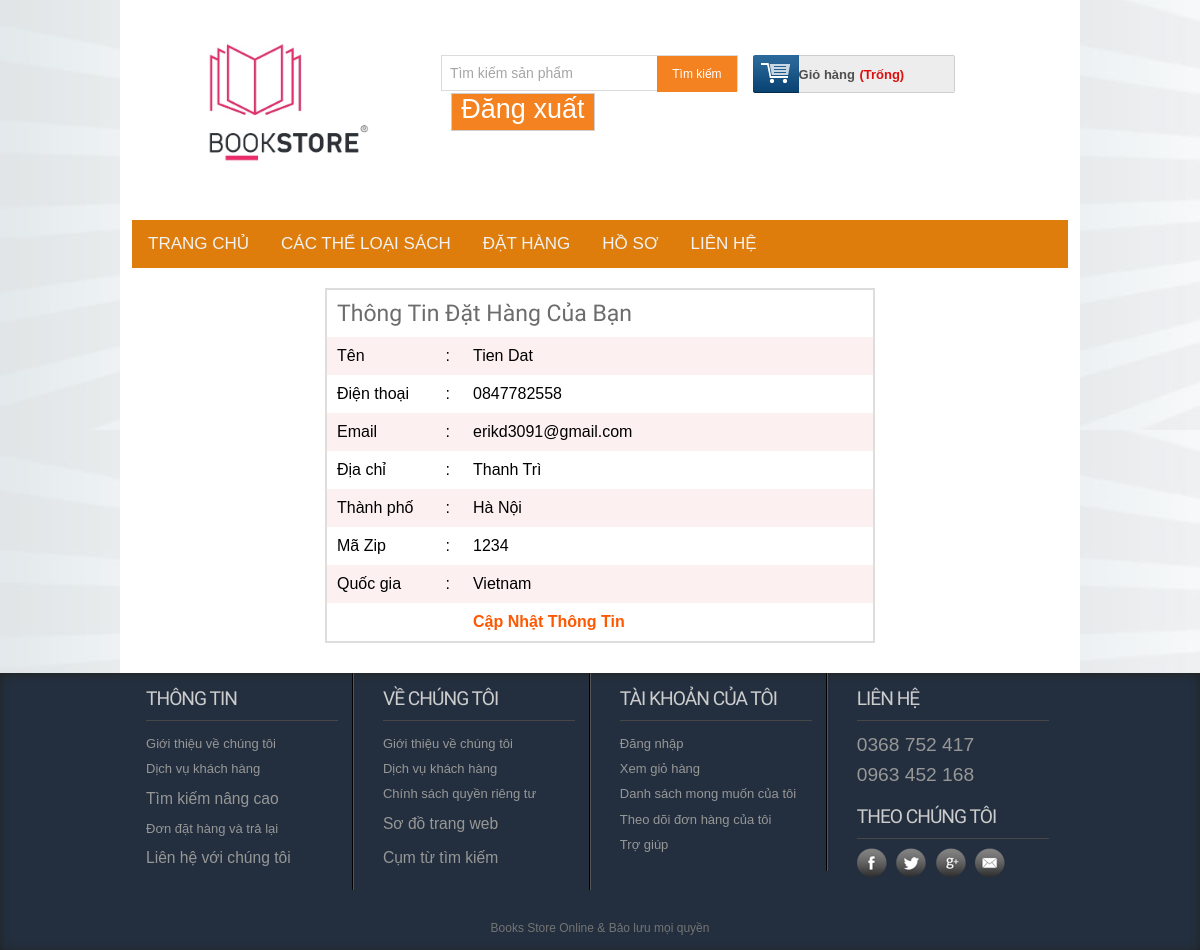
Screenshot of /profile_Order.php (signed in) with the database file from the repository.
### tables this page shows
CREATE TABLE `tbl_cus_order` (
  `id` int(3) NOT NULL,
  `name` varchar(200) NOT NULL,
  `address` varchar(200) NOT NULL,
  `city` varchar(200) NOT NULL,
  `country` varchar(200) NOT NULL,
  `zip` int(245) NOT NULL,
  `phone` varchar(200) NOT NULL,
  `email` varchar(200) NOT NULL
);

### classess/Customer.php (called while the page is built, shortened)
<?php
$filepath = realpath(dirname(__FILE__));
include_once ($filepath.'/../lib/Database.php');
?>
<?php
class Customer{
private $db;
	public function __construct()
	{
		$this->db = new Database();
	}
	public function getCustomerData_Order($id){
		$query = "SELECT * FROM tbl_cus_order WHERE id = '$id'";
			$result = $this->db->select($query);
			return $result;
	}
}
?>

### lib/Database.php (called while the page is built, shortened)
<?php
Class Database{
 public $host   = DB_HOST;
 public $user   = DB_USER;
 public $pass   = DB_PASS;
 public $dbname = DB_NAME;
 public $link;
private function connectDB(){
 $this->link = new mysqli($this->host, $this->user, $this->pass,
  $this->dbname);
 }
public function select($query){
  $result = $this->link->query($query) or
   die($this->link->error.__LINE__);
  if($result->num_rows > 0){
    return $result;
  } else {
    return false;
  }
 }
}

### lib/Session.php (called while the page is built, shortened)
<?php
class Session{
 public static function get($key){
  if (isset($_SESSION[$key])) {
   return $_SESSION[$key];
  } else {
   return false;
  }
 }
}
?>

### profile_Order.php (the view, shortened to what this page needs)
<?php include 'inc/header.php';?>
 <div class="main">
    <div class="content">
    	<div class="section group">
    		<?php
    		$id = Session::get("cmrId");
    		$getdata = $cmr->getCustomerData_Order($id);
    		if ($getdata) {
    			while ($result = $getdata->fetch_assoc()) {
    		?>
				<table class="tblone">
					<tr>
						<td colspan="3"><h2>Thông Tin Đặt Hàng Của Bạn</h2></td>
					</tr>
					<tr>
						<td width="20%">Tên</td>
						<td width="5%">:</td>
						<td><?php echo $result['name'];?></td>
					</tr>
					<tr>
						<td>Điện thoại</td>
						<td>:</td>
						<td><?php echo $result['phone'];?></td>
					</tr>
					<tr>
						<td>Email</td>
						<td>:</td>
						<td><?php echo $result['email'];?></td>
					</tr>
					<tr>
						<td>Địa chỉ</td>
						<td>:</td>
						<td><?php echo $result['address'];?></td>
					</tr>
					<tr>
						<td>Thành phố</td>
						<td>:</td>
						<td><?php echo $result['city'];?></td>
					</tr>
					<tr>
						<td>Mã Zip</td>
						<td>:</td>
						<td><?php echo $result['zip'];?></td>
					</tr>
					<tr>
						<td>Quốc gia</td>
						<td>:</td>
						<td><?php echo $result['country'];?></td>
					</tr>
					<tr>
						<td></td>
						<td></td>
						<td><a href="editprofile_Order.php">Cập Nhật Thông Tin</a></td>
					</tr>
				</table>
			<?php }} ?>
 		</div>
 	</div>
	</div>
  <?php include 'inc/footer.php';?>

### css/newstyle.css (style rules this page uses)
html,body,div,span,applet,object,iframe,h1,h2,h3,h4,h5,h6,p,blockquote,pre,a,abbr,acronym,address,big,cite,code,del,dfn,em,img,ins,kbd,q,s,samp,small,strike,strong,sub,sup,tt,var,b,u,i,dl,dt,dd,ol,nav ul,nav li,fieldset,form,label,legend,table,caption,tbody,tfoot,thead,tr,th,td,article,aside,canvas,details,embed,figure,figcaption,footer,header,hgroup,menu,nav,output,ruby,section,summary,time,mark,audio,video { margin:0;padding:0;border:0;font-size:100%;font:inherit;vertical-align:baseline; }
table { border-collapse:collapse;border-spacing:0; }
a { text-decoration:none; }
body { font-family:Arial, Helvetica, sans-serif; background:url(../images/body_bg.jpg); }
.section { clear: both; padding: 0px; margin: 0px; }
.group:before, .group:after { content:""; display:table; }
.group:after { clear:both; }
.group { zoom:1; }
.content { padding:20px 0; background:#FFF; }
.content h2 { font-size:23px; color:#6C6C6C; font-family: 'Monda', sans-serif; }
.tblone { border: 1px solid #fff; margin-bottom: 12px; width: 100%; }
.tblone td { padding:10px;text-align:center; }
table.tblone tr:nth-child(2n+1) { background:#fff;height:30px; }
table.tblone tr:nth-child(2n) { background:#fdf0f1;height:30px; }
table.tblone a { color: #fe5800; font-weight: bold; text-decoration: none; }

### css/tougle.css (style rules this page uses)
body { margin: 0; font-family: Arial, Helvetica, sans-serif; }

### profile_Order.php (style rules this page uses)
.tblone { width: 550px;margin: 0 auto;border: 2px solid #ddd;margin-bottom: 10px; }
.tblone tr td { text-align: justify; }

### rows the page displays
tbl_cus_order: name "Tien Dat", phone "0847782558", email "erikd3091@gmail.com", address "Thanh Trì", city "Hà Nội", zip "1234", country "Vietnam"
